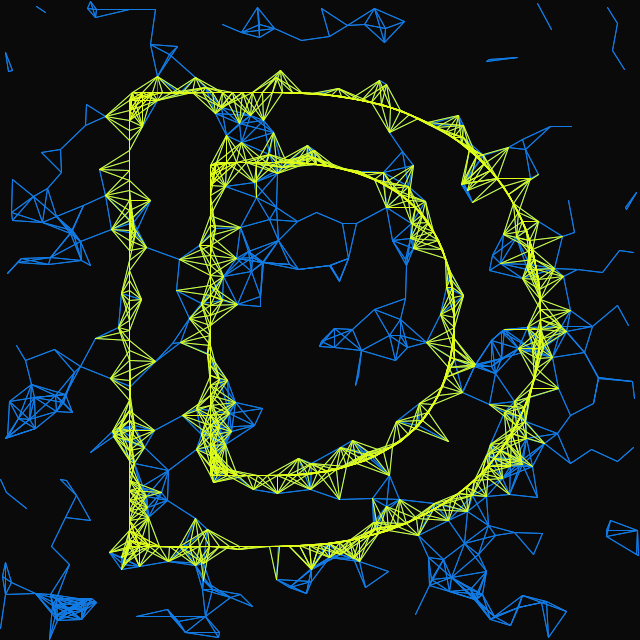
Frame 1 (no input)
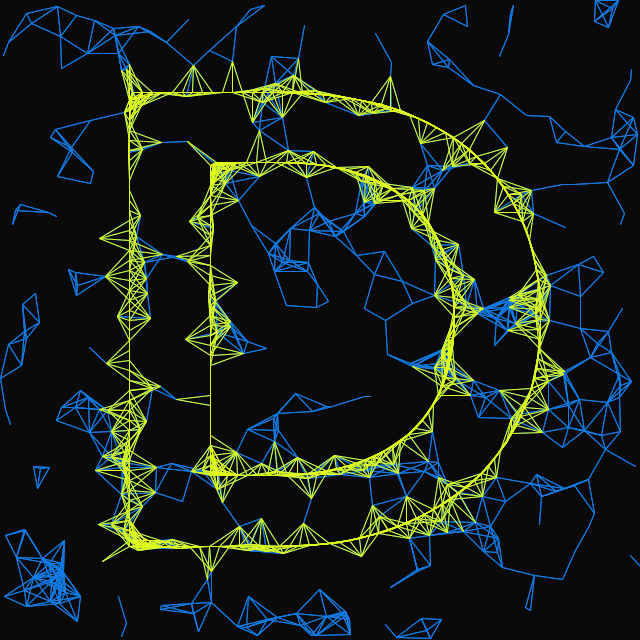
Frame 60 (the mouse pressed at the canvas centre just before this capture)
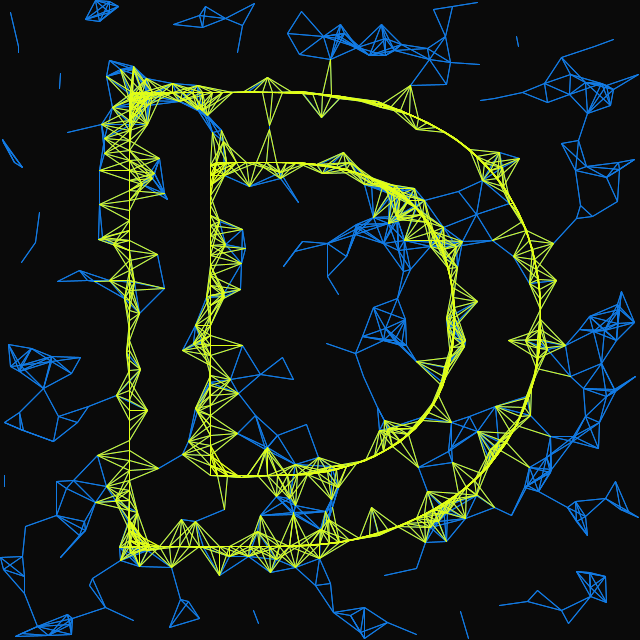
Frame 120 (the mouse held since frame 60 and released just before this capture)

The Processing sketch that drew these frames (run headless with seeded random() and noise(); from frame 60 on, the mouse is pressed at the canvas centre):

// Processing sketch: connecting_dots
// ── connecting_dots.pde
// based on https://www.instagram.com/p/BlNh5pYFRoq/

ArrayList<Blip> blips;
ArrayList<PVector> letter_points;

void setup() {
	blips = new ArrayList<Blip>();
	
	size(640, 640);
	
	// moving blips
	for(int i = 0; i < 450; i++) {
		Blip blippy = new Blip();
		blippy.setAcceleration(new PVector(random(-1, 1), random(-1, 1)));
		
		blips.add( blippy );
	}
	
	// Letter
	letter_points = new ArrayList<PVector>();
	
	letter_points.add(new PVector(49.92733436584472,0));
	letter_points.add(new PVector(59.92321573769907,0));
	letter_points.add(new PVector(69.92013312096475,0));
	letter_points.add(new PVector(79.9231842791359,0));
	letter_points.add(new PVector(89.91264299012488,0));
	letter_points.add(new PVector(99.9218610338308,0));
	letter_points.add(new PVector(109.92200226540939,0));
	letter_points.add(new PVector(119.91173835754394,0));
	letter_points.add(new PVector(129.91644609034296,0));
	letter_points.add(new PVector(139.92563886554913,0));
	letter_points.add(new PVector(149.91476028198144,0));
	letter_points.add(new PVector(159.92544161540224,0));
	letter_points.add(new PVector(169.91995214864613,0));
	letter_points.add(new PVector(179.91935117816553,0));
	letter_points.add(new PVector(189.9289579241909,0));
	letter_points.add(new PVector(199.9267153977044,0));
	letter_points.add(new PVector(209.9127637577057,0));
	letter_points.add(new PVector(219.9292025943361,-0.14125804342736956));
	letter_points.add(new PVector(229.90687423609197,-0.6015195295214653));
	letter_points.add(new PVector(239.87767178991058,-1.3811967854847171));
	letter_points.add(new PVector(249.81175165929497,-2.4786924113921125));
	letter_points.add(new PVector(259.7234383513883,-3.897913047694601));
	letter_points.add(new PVector(269.56172396128545,-5.634389804115635));
	letter_points.add(new PVector(279.35222601473333,-7.696560451984406));
	letter_points.add(new PVector(289.05528732615176,-10.08164179638494));
	letter_points.add(new PVector(298.6746151929442,-12.796709186621012));
	letter_points.add(new PVector(308.21317220173,-15.851772810853436));
	letter_points.add(new PVector(317.6105645948562,-19.2361542750994));
	letter_points.add(new PVector(326.8904107585084,-22.967773340307176));
	letter_points.add(new PVector(336.0135060147573,-27.042367462752736));
	letter_points.add(new PVector(344.98130184700466,-31.473007903817926));
	letter_points.add(new PVector(353.76467751400816,-36.25942852882487));
	letter_points.add(new PVector(362.3352488250192,-41.399833333902066));
	letter_points.add(new PVector(370.68373256097266,-46.90340741445834));
	letter_points.add(new PVector(378.78211305706645,-52.767589010274975));
	letter_points.add(new PVector(386.6119659762583,-58.995300042644956));
	letter_points.add(new PVector(394.1385455231233,-65.57450006123109));
	letter_points.add(new PVector(401.3455058600346,-72.50566059533972));
	letter_points.add(new PVector(408.20928832843134,-79.78092236311285));
	letter_points.add(new PVector(414.7081046798661,-87.39074789322156));
	letter_points.add(new PVector(420.80878203319895,-95.30566801618261));
	letter_points.add(new PVector(426.5086112859101,-103.52934207648039));
	letter_points.add(new PVector(431.77479539967146,-112.01731221120805));
	letter_points.add(new PVector(436.60919061488323,-120.77025496200885));
	letter_points.add(new PVector(440.99310578942897,-129.74742527356662));
	letter_points.add(new PVector(444.9321475675686,-138.94781598605275));
	letter_points.add(new PVector(448.4151434623997,-148.32580764928366));
	letter_points.add(new PVector(451.4411848305525,-157.84297831732488));
	letter_points.add(new PVector(454.02635014329877,-167.5071986947587));
	letter_points.add(new PVector(456.1737904836032,-177.27866323803028));
	letter_points.add(new PVector(457.89360444371715,-187.12771636727388));
	letter_points.add(new PVector(459.20032662479355,-197.03683820955825));
	letter_points.add(new PVector(460.1093530792685,-206.98871126763055));
	letter_points.add(new PVector(460.6373474288722,-216.98042627372817));
	letter_points.add(new PVector(460.79973154923545,-226.9805883121854));
	letter_points.add(new PVector(460.631959217461,-236.98146357986582));
	letter_points.add(new PVector(460.1427113771629,-246.96601511706046));
	letter_points.add(new PVector(459.3136902544648,-256.9301383714378));
	letter_points.add(new PVector(458.12716134734455,-266.85404080733656));
	letter_points.add(new PVector(456.56121561028414,-276.7447286437755));
	letter_points.add(new PVector(454.6052289298539,-286.54061042026404));
	letter_points.add(new PVector(452.2349855240835,-296.2606979032597));
	letter_points.add(new PVector(449.44060304833806,-305.85812786552884));
	letter_points.add(new PVector(446.20838915987275,-315.31298036793044));
	letter_points.add(new PVector(442.52098788516344,-324.61660082823624));
	letter_points.add(new PVector(438.3812135359667,-333.71578588807984));
	letter_points.add(new PVector(433.7816087426418,-342.59382138478367));
	letter_points.add(new PVector(428.7281403366383,-351.2146978910454));
	letter_points.add(new PVector(423.2185004214465,-359.56502851693193));
	letter_points.add(new PVector(417.27238231641115,-367.6052396773218));
	letter_points.add(new PVector(410.900945725498,-375.3184120324231));
	letter_points.add(new PVector(404.13333923338797,-382.6739862888144));
	letter_points.add(new PVector(396.9880280733276,-389.66210822847586));
	letter_points.add(new PVector(389.4856291490399,-396.27498897394435));
	letter_points.add(new PVector(381.66610763022544,-402.49373359086724));
	letter_points.add(new PVector(373.5376775072822,-408.329391127321));
	letter_points.add(new PVector(365.14472868112136,-413.76859826505216));
	letter_points.add(new PVector(356.5065528632484,-418.8190037002522));
	letter_points.add(new PVector(347.6619426859077,-423.4785134519823));
	letter_points.add(new PVector(338.6314721080439,-427.7571820396255));
	letter_points.add(new PVector(329.435462165159,-431.6649595706849));
	letter_points.add(new PVector(320.0733286577463,-435.2190887439251));
	letter_points.add(new PVector(310.6058979675018,-438.4137735296679));
	letter_points.add(new PVector(301.03242863579874,-441.2668143567073));
	letter_points.add(new PVector(291.3508129066766,-443.7929593172108));
	letter_points.add(new PVector(281.60120479188856,-445.9950471027196));
	letter_points.add(new PVector(271.78081551675206,-447.88630323746736));
	letter_points.add(new PVector(261.908069418309,-449.4740325246868));
	letter_points.add(new PVector(251.97949785239996,-450.7680684922636));
	letter_points.add(new PVector(242.03539044463656,-451.7719264347176));
	letter_points.add(new PVector(232.07241411384064,-452.4942410668617));
	letter_points.add(new PVector(222.06569779550847,-452.94192227977413));
	letter_points.add(new PVector(212.07830279288697,-453.1169113250845));
	letter_points.add(new PVector(202.0790764138079,-453.12));
	letter_points.add(new PVector(192.0737629575864,-453.11999999999995));
	letter_points.add(new PVector(182.0721021998115,-453.11999999999995));
	letter_points.add(new PVector(172.08271752357484,-453.12));
	letter_points.add(new PVector(162.0767316461631,-453.12));
	letter_points.add(new PVector(152.0824276149529,-453.12));
	letter_points.add(new PVector(142.08474601998924,-453.12));
	letter_points.add(new PVector(132.07823622926867,-453.12));
	letter_points.add(new PVector(122.07544653655961,-453.12));
	letter_points.add(new PVector(112.07071779067832,-453.12));
	letter_points.add(new PVector(102.07520453453063,-453.12));
	letter_points.add(new PVector(92.0737840156816,-453.12));
	letter_points.add(new PVector(82.06589975347043,-453.12));
	letter_points.add(new PVector(72.0665994568239,-453.12));
	letter_points.add(new PVector(62.07644334856654,-453.12));
	letter_points.add(new PVector(52.0693833065033,-453.12));
	letter_points.add(new PVector(49.92,-445.2791389436927));
	letter_points.add(new PVector(49.92,-435.26999009856604));
	letter_points.add(new PVector(49.92,-425.2663017847866));
	letter_points.add(new PVector(49.92,-415.2666083908081));
	letter_points.add(new PVector(49.92,-405.2711162120104));
	letter_points.add(new PVector(49.919999999999995,-395.27179205417633));
	letter_points.add(new PVector(49.92,-385.2833577346802));
	letter_points.add(new PVector(49.92,-375.2742145601132));
	letter_points.add(new PVector(49.919999999999995,-365.2838564876374));
	letter_points.add(new PVector(49.92000000000001,-355.27047181988326));
	letter_points.add(new PVector(49.919999999999995,-345.26998599939634));
	letter_points.add(new PVector(49.92,-335.2693743537202));
	letter_points.add(new PVector(49.919999999999995,-325.27975427996716));
	letter_points.add(new PVector(49.919999999999995,-315.2657492067774));
	letter_points.add(new PVector(49.92,-305.2806233239938));
	letter_points.add(new PVector(49.92,-295.2767124509811));
	letter_points.add(new PVector(49.92,-285.28010842678134));
	letter_points.add(new PVector(49.92,-275.2745618863746));
	letter_points.add(new PVector(49.92,-265.2818173757901));
	letter_points.add(new PVector(49.92,-255.2812812168617));
	letter_points.add(new PVector(49.92,-245.27123014540774));
	letter_points.add(new PVector(49.92,-235.2698104735371));
	letter_points.add(new PVector(49.92,-225.27399051358807));
	letter_points.add(new PVector(49.919999999999995,-215.2803965806961));
	letter_points.add(new PVector(49.92,-205.2650128643308));
	letter_points.add(new PVector(49.92,-195.26627962789163));
	letter_points.add(new PVector(49.92000000000001,-185.28168011963368));
	letter_points.add(new PVector(49.92,-175.26906897216105));
	letter_points.add(new PVector(49.92000000000001,-165.26946788283996));
	letter_points.add(new PVector(49.92,-155.2646536437061));
	letter_points.add(new PVector(49.92,-145.27870390675847));
	letter_points.add(new PVector(49.92,-135.27966932403083));
	letter_points.add(new PVector(49.92,-125.27931950821657));
	letter_points.add(new PVector(49.92,-115.27528862648717));
	letter_points.add(new PVector(49.92,-105.2720506231708));
	letter_points.add(new PVector(49.92,-95.26497749984264));
	letter_points.add(new PVector(49.92,-85.2782979747218));
	letter_points.add(new PVector(49.92,-75.26855129742063));
	letter_points.add(new PVector(49.92,-65.2828480605036));
	letter_points.add(new PVector(49.92,-55.278106711925936));
	letter_points.add(new PVector(49.92,-45.27310266725647));
	letter_points.add(new PVector(49.92,-35.272622764930134));
	letter_points.add(new PVector(49.92,-25.271457643689352));
	letter_points.add(new PVector(49.92,-15.270654489174484));
	letter_points.add(new PVector(49.92,-5.265196652328595));
	letter_points.add(new PVector(130.56,-70.40358419418337));
	letter_points.add(new PVector(130.56,-80.39093639403582));
	letter_points.add(new PVector(130.56,-90.40431877288502));
	letter_points.add(new PVector(130.56,-100.39822354335338));
	letter_points.add(new PVector(130.55999999999997,-110.39631825073157));
	letter_points.add(new PVector(130.56,-120.39422149157618));
	letter_points.add(new PVector(130.56,-130.40153915528208));
	letter_points.add(new PVector(130.56,-140.39982116785214));
	letter_points.add(new PVector(130.56,-150.3967320210999));
	letter_points.add(new PVector(130.56,-160.39643256753624));
	letter_points.add(new PVector(130.56,-170.40631200953794));
	letter_points.add(new PVector(130.56,-180.39870850575716));
	letter_points.add(new PVector(130.56,-190.39903327345127));
	letter_points.add(new PVector(130.56,-200.40100209867632));
	letter_points.add(new PVector(130.56,-210.40408779561986));
	letter_points.add(new PVector(130.56,-220.39740622799437));
	letter_points.add(new PVector(130.56,-230.40107184756235));
	letter_points.add(new PVector(130.56,-240.39315028283744));
	letter_points.add(new PVector(130.56,-250.40850112204498));
	letter_points.add(new PVector(130.56,-260.3946231106296));
	letter_points.add(new PVector(130.56,-270.39525275619235));
	letter_points.add(new PVector(130.56,-280.3921379871899));
	letter_points.add(new PVector(130.56,-290.4007697947509));
	letter_points.add(new PVector(130.56,-300.3986381835275));
	letter_points.add(new PVector(130.56,-310.4004499513976));
	letter_points.add(new PVector(130.56,-320.3967013532994));
	letter_points.add(new PVector(130.56,-330.4020682374248));
	letter_points.add(new PVector(130.56,-340.395263671875));
	letter_points.add(new PVector(130.56,-350.4021198969567));
	letter_points.add(new PVector(130.56,-360.3969212670112));
	letter_points.add(new PVector(130.56,-370.3991269345628));
	letter_points.add(new PVector(130.56,-380.396934135817));
	letter_points.add(new PVector(136.957779817041,-384));
	letter_points.add(new PVector(146.9559869094193,-384));
	letter_points.add(new PVector(156.96249364367918,-384));
	letter_points.add(new PVector(166.96257117971777,-384));
	letter_points.add(new PVector(176.95770850539208,-384));
	letter_points.add(new PVector(186.96315742492675,-384));
	letter_points.add(new PVector(196.95849801063537,-384));
	letter_points.add(new PVector(206.96742450027494,-383.88482457936624));
	letter_points.add(new PVector(216.95114951475205,-383.4853350719636));
	letter_points.add(new PVector(226.92592147820392,-382.77563357772186));
	letter_points.add(new PVector(236.86876600384713,-381.7291694766283));
	letter_points.add(new PVector(246.77220635541977,-380.3150710541634));
	letter_points.add(new PVector(256.6126611328125,-378.50079345703125));
	letter_points.add(new PVector(266.3504195429656,-376.25461769898203));
	letter_points.add(new PVector(275.974129654679,-373.5352610629506));
	letter_points.add(new PVector(285.4263035916723,-370.31060297087765));
	letter_points.add(new PVector(294.6909282530626,-366.532359092791));
	letter_points.add(new PVector(303.693888183379,-362.1723805787867));
	letter_points.add(new PVector(312.3635728789866,-357.20845224894583));
	letter_points.add(new PVector(320.65635453080756,-351.60750350265766));
	letter_points.add(new PVector(328.4711041223444,-345.3855896605644));
	letter_points.add(new PVector(335.753113616074,-338.54670523750247));
	letter_points.add(new PVector(342.4553918896616,-331.10445754788816));
	letter_points.add(new PVector(348.49420395699946,-323.1480856103044));
	letter_points.add(new PVector(353.86200310351563,-314.7145688873681));
	letter_points.add(new PVector(358.5441818138701,-305.8783403526724));
	letter_points.add(new PVector(362.5474151964926,-296.7130109531088));
	letter_points.add(new PVector(365.8896644970504,-287.30298758986623));
	letter_points.add(new PVector(368.618421085272,-277.66871043750086));
	letter_points.add(new PVector(370.7583778146925,-267.9212186111581));
	letter_points.add(new PVector(372.3674690972572,-258.0403435267147));
	letter_points.add(new PVector(373.48159180054444,-248.09805158668198));
	letter_points.add(new PVector(374.143927568479,-238.12523785180994));
	letter_points.add(new PVector(374.3954579226324,-228.12509797344566));
	letter_points.add(new PVector(374.24814102025204,-218.13147769696383));
	letter_points.add(new PVector(373.65307751477474,-208.1572476740752));
	letter_points.add(new PVector(372.5682424148967,-198.21062478858673));
	letter_points.add(new PVector(370.9534732818604,-188.33855556488038));
	letter_points.add(new PVector(368.7705928701148,-178.58799882970183));
	letter_points.add(new PVector(365.978316273611,-168.98879585299656));
	letter_points.add(new PVector(362.54095331534745,-159.59021545030177));
	letter_points.add(new PVector(358.44838588450307,-150.4856048785937));
	letter_points.add(new PVector(353.67211403830237,-141.6997027135761));
	letter_points.add(new PVector(348.22076009244284,-133.311599459625));
	letter_points.add(new PVector(342.11754042566986,-125.38689745162498));
	letter_points.add(new PVector(335.4102245969349,-117.98866634774372));
	letter_points.add(new PVector(328.1278240479366,-111.1330370510032));
	letter_points.add(new PVector(320.34139470281775,-104.8581780631945));
	letter_points.add(new PVector(312.121793960059,-99.17834435098355));
	letter_points.add(new PVector(303.5213297402859,-94.08207813799382));
	letter_points.add(new PVector(294.5946138638444,-89.55439156140201));
	letter_points.add(new PVector(285.4263035916723,-85.58839513137006));
	letter_points.add(new PVector(276.03228318579727,-82.14380626398489));
	letter_points.add(new PVector(266.4839259830676,-79.20361898452975));
	letter_points.add(new PVector(256.7934837255813,-76.7317998676654));
	letter_points.add(new PVector(247.00085037392796,-74.70400220892276));
	letter_points.add(new PVector(237.12984894765043,-73.09407911026226));
	letter_points.add(new PVector(227.20336733194065,-71.87864551971667));
	letter_points.add(new PVector(217.2439492154424,-71.03676378011588));
	letter_points.add(new PVector(207.25903438677864,-70.54915312365061));
	letter_points.add(new PVector(197.2577268218994,-70.4));
	letter_points.add(new PVector(187.25999999999996,-70.4));
	letter_points.add(new PVector(177.25551081759855,-70.4));
	letter_points.add(new PVector(167.25686895981434,-70.4));
	letter_points.add(new PVector(157.26401606038212,-70.4));
	letter_points.add(new PVector(147.25757847189905,-70.4));
	letter_points.add(new PVector(137.24907165527344,-70.4));
	/*
	letter_points.add(new PVector(33.45131402511597,0));
	letter_points.add(new PVector(43.45110405775701,0));
	letter_points.add(new PVector(53.438314098644256,0));
	letter_points.add(new PVector(63.44490055608114,0));
	letter_points.add(new PVector(73.4469048743263,0));
	letter_points.add(new PVector(83.44041902259904,0));
	letter_points.add(new PVector(93.43680837587323,0));
	letter_points.add(new PVector(103.45076204004621,0));
	letter_points.add(new PVector(113.44548598627715,0));
	letter_points.add(new PVector(123.45309607391115,0));
	letter_points.add(new PVector(133.44259023396725,0));
	letter_points.add(new PVector(143.44541663444488,-0.013511578385863686));
	letter_points.add(new PVector(153.43695496417692,-0.3665583554937796));
	letter_points.add(new PVector(163.39664844615837,-1.1953810337611008));
	letter_points.add(new PVector(173.3117718160961,-2.50054506160277));
	letter_points.add(new PVector(183.15613885289363,-4.285144817777351));
	letter_points.add(new PVector(192.88964000490915,-6.551303705440834));
	letter_points.add(new PVector(202.50127072916115,-9.309991022469477));
	letter_points.add(new PVector(211.9507333603398,-12.567597588031367));
	letter_points.add(new PVector(221.2249087156468,-16.34247393382215));
	letter_points.add(new PVector(230.2547528280735,-20.632120671272276));
	letter_points.add(new PVector(239.01234983787344,-25.45051406288534));
	letter_points.add(new PVector(247.45549869382546,-30.80646872149937));
	letter_points.add(new PVector(255.52998149184745,-36.69974131524768));
	letter_points.add(new PVector(263.18376097707005,-43.12691029200987));
	letter_points.add(new PVector(270.36758154384427,-50.08128580598117));
	letter_points.add(new PVector(277.02598328588203,-57.541270123398675));
	letter_points.add(new PVector(283.1106530199288,-65.47856163687162));
	letter_points.add(new PVector(288.5735389810086,-73.84489115430961));
	letter_points.add(new PVector(293.39333302020555,-82.6099993990954));
	letter_points.add(new PVector(297.54293476133915,-91.710546830431));
	letter_points.add(new PVector(301.0147473435047,-101.08906625357531));
	letter_points.add(new PVector(303.8123016337961,-110.68181045562942));
	letter_points.add(new PVector(305.9536373596847,-120.4362287078619));
	letter_points.add(new PVector(307.4684551893941,-130.33300332138353));
	letter_points.add(new PVector(308.3807318783014,-140.2816693043243));
	letter_points.add(new PVector(308.7300044025154,-150.28053221173226));
	letter_points.add(new PVector(308.56917406005516,-160.2758899286994));
	letter_points.add(new PVector(307.92118804245047,-170.25570644394395));
	letter_points.add(new PVector(306.7469119003843,-180.18265846358025));
	letter_points.add(new PVector(305.0046839737033,-190.03019573662647));
	letter_points.add(new PVector(302.65609014110777,-199.75133074916468));
	letter_points.add(new PVector(299.6711887812377,-209.28323071112996));
	letter_points.add(new PVector(296.01420327986125,-218.59661750598306));
	letter_points.add(new PVector(291.6790546959246,-227.60318921249655));
	letter_points.add(new PVector(286.6580986769511,-236.25245609989187));
	letter_points.add(new PVector(280.97866882713834,-244.46240757919045));
	letter_points.add(new PVector(274.64593067320817,-252.21147175512124));
	letter_points.add(new PVector(267.72194217458144,-259.42816547023693));
	letter_points.add(new PVector(260.26407056490405,-266.07891917523887));
	letter_points.add(new PVector(252.31613896608116,-272.1585242394022));
	letter_points.add(new PVector(243.9633693176401,-277.64315275399144));
	letter_points.add(new PVector(235.24863072427243,-282.5498012803381));
	letter_points.add(new PVector(226.24155233709158,-286.8835957327932));
	letter_points.add(new PVector(216.9872263905339,-290.66620302330404));
	letter_points.add(new PVector(207.52999471707344,-293.91898146886825));
	letter_points.add(new PVector(197.9134541810727,-296.6629829459241));
	letter_points.add(new PVector(188.18046209669808,-298.91895503842295));
	letter_points.add(new PVector(178.3439270139774,-300.7119811537661));
	letter_points.add(new PVector(168.4302008769103,-302.05999414211135));
	letter_points.add(new PVector(158.4803011176435,-302.9773813425401));
	letter_points.add(new PVector(148.49177823136972,-303.47998455930053));
	letter_points.add(new PVector(138.49450376837999,-303.5904));
	letter_points.add(new PVector(128.49173766399196,-303.5904));
	letter_points.add(new PVector(118.49628255562784,-303.59040000000005));
	letter_points.add(new PVector(108.49093295469284,-303.59040000000005));
	letter_points.add(new PVector(98.49881027947981,-303.5904));
	letter_points.add(new PVector(88.48256683861335,-303.5904));
	letter_points.add(new PVector(78.4865536780331,-303.5904));
	letter_points.add(new PVector(68.4833580246479,-303.5904));
	letter_points.add(new PVector(58.49385976113423,-303.5904));
	letter_points.add(new PVector(48.496688203100305,-303.5904));
	letter_points.add(new PVector(38.49320162553788,-303.5904));
	letter_points.add(new PVector(33.4464,-298.6367194276392));
	letter_points.add(new PVector(33.446400000000004,-288.63885655336975));
	letter_points.add(new PVector(33.446400000000004,-278.6334615082218));
	letter_points.add(new PVector(33.446400000000004,-268.63509121178004));
	letter_points.add(new PVector(33.446400000000004,-258.63124046289323));
	letter_points.add(new PVector(33.446400000000004,-248.6344561775805));
	letter_points.add(new PVector(33.446400000000004,-238.62564155546102));
	letter_points.add(new PVector(33.446400000000004,-228.64298156211152));
	letter_points.add(new PVector(33.44640000000001,-218.63247959961492));
	letter_points.add(new PVector(33.446400000000004,-208.625403176389));
	letter_points.add(new PVector(33.446400000000004,-198.63353465671491));
	letter_points.add(new PVector(33.446400000000004,-188.62653501341924));
	letter_points.add(new PVector(33.446400000000004,-178.62989447988502));
	letter_points.add(new PVector(33.446400000000004,-168.63560423746986));
	letter_points.add(new PVector(33.44640000000001,-158.63059944281645));
	letter_points.add(new PVector(33.4464,-148.62682797491652));
	letter_points.add(new PVector(33.446400000000004,-138.63529475686988));
	letter_points.add(new PVector(33.446400000000004,-128.6396353717111));
	letter_points.add(new PVector(33.446400000000004,-118.62593061380787));
	letter_points.add(new PVector(33.446400000000004,-108.63850680386646));
	letter_points.add(new PVector(33.446400000000004,-98.63264896778044));
	letter_points.add(new PVector(33.446400000000004,-88.62702935600281));
	letter_points.add(new PVector(33.446400000000004,-78.62628062691735));
	letter_points.add(new PVector(33.446400000000004,-68.62858321705396));
	letter_points.add(new PVector(33.446400000000004,-58.625204490885885));
	letter_points.add(new PVector(33.446400000000004,-48.62970238887952));
	letter_points.add(new PVector(33.446400000000004,-38.64254960471028));
	letter_points.add(new PVector(33.446400000000004,-28.629371826676277));
	letter_points.add(new PVector(33.446400000000004,-18.633490753150486));
	letter_points.add(new PVector(33.446400000000004,-8.637114916444569));
	letter_points.add(new PVector(87.47520000000002,-47.17759311676026));
	letter_points.add(new PVector(87.47519999999999,-57.16078756082058));
	letter_points.add(new PVector(87.47519999999999,-67.1717248946149));
	letter_points.add(new PVector(87.47519999999999,-77.16027885596453));
	letter_points.add(new PVector(87.4752,-87.1675348632183));
	letter_points.add(new PVector(87.47519999999999,-97.16144815525227));
	letter_points.add(new PVector(87.4752,-107.16674242846855));
	letter_points.add(new PVector(87.4752,-117.16875361477143));
	letter_points.add(new PVector(87.47519999999999,-127.16423881315511));
	letter_points.add(new PVector(87.4752,-137.1697024286418));
	letter_points.add(new PVector(87.4752,-147.1665838572361));
	letter_points.add(new PVector(87.4752,-157.16611444182826));
	letter_points.add(new PVector(87.4752,-167.16393134450888));
	letter_points.add(new PVector(87.4752,-177.17129918577336));
	letter_points.add(new PVector(87.4752,-187.16972101370993));
	letter_points.add(new PVector(87.4752,-197.17582044899814));
	letter_points.add(new PVector(87.4752,-207.16986592463826));
	letter_points.add(new PVector(87.4752,-217.1720105558748));
	letter_points.add(new PVector(87.4752,-227.17607323455815));
	letter_points.add(new PVector(87.4752,-237.16929155625402));
	letter_points.add(new PVector(87.4752,-247.1635787099258));
	letter_points.add(new PVector(87.4752,-257.1632513933182));
	letter_points.add(new PVector(97.35590787191391,-257.28000000000003));
	letter_points.add(new PVector(107.35444227905273,-257.28000000000003));
	letter_points.add(new PVector(117.36593578359839,-257.28000000000003));
	letter_points.add(new PVector(127.3563109398678,-257.28000000000003));
	letter_points.add(new PVector(137.37341622818616,-257.23208030272195));
	letter_points.add(new PVector(147.350475110502,-256.8159795861089));
	letter_points.add(new PVector(157.32239786247854,-255.92347966983598));
	letter_points.add(new PVector(167.20392706781988,-254.4960363873621));
	letter_points.add(new PVector(176.99070396273584,-252.45639762058187));
	letter_points.add(new PVector(186.61188656223845,-249.7239621454194));
	letter_points.add(new PVector(195.9716651273081,-246.21726091226571));
	letter_points.add(new PVector(204.96977583111152,-241.85150763663646));
	letter_points.add(new PVector(213.45212147753185,-236.57320920073818));
	letter_points.add(new PVector(221.27632500764116,-230.34979839543024));
	letter_points.add(new PVector(228.27657675016712,-223.22066187739807));
	letter_points.add(new PVector(234.33537829468764,-215.2710621195976));
	letter_points.add(new PVector(239.3820582214237,-206.64101839866845));
	letter_points.add(new PVector(243.40592703561083,-197.5046113083206));
	letter_points.add(new PVector(246.4685991184904,-187.98463085085086));
	letter_points.add(new PVector(248.64473414304985,-178.226422290239));
	letter_points.add(new PVector(250.03129848264757,-168.32936400869306));
	letter_points.add(new PVector(250.72574961212186,-158.3550318954385));
	letter_points.add(new PVector(250.810538560389,-148.35150732117071));
	letter_points.add(new PVector(250.25051381434912,-138.3586424788394));
	letter_points.add(new PVector(248.9525948862349,-128.45402749266427));
	letter_points.add(new PVector(246.82377027032882,-118.68744548520381));
	letter_points.add(new PVector(243.77986470231863,-109.16721383524313));
	letter_points.add(new PVector(239.75666861044317,-100.0199772454165));
	letter_points.add(new PVector(234.72131334854367,-91.37930210265517));
	letter_points.add(new PVector(228.70929425950763,-83.40583917211083));
	letter_points.add(new PVector(221.78751086800347,-76.2016763777365));
	letter_points.add(new PVector(214.07476537344178,-69.8450302691314));
	letter_points.add(new PVector(205.70709340791072,-64.36296393308206));
	letter_points.add(new PVector(196.84284694167556,-59.75233082366211));
	letter_points.add(new PVector(187.59751367586853,-55.96268054841161));
	letter_points.add(new PVector(178.06691345538889,-52.93337842699205));
	letter_points.add(new PVector(168.34358392736846,-50.60557547100876));
	letter_points.add(new PVector(158.4756613803413,-48.916420233294495));
	letter_points.add(new PVector(148.5488029826626,-47.817565621260556));
	letter_points.add(new PVector(138.56535748282673,-47.25873281766772));
	letter_points.add(new PVector(128.5627497898087,-47.168));
	letter_points.add(new PVector(118.5616646986127,-47.168));
	letter_points.add(new PVector(108.5700412817493,-47.168));
	letter_points.add(new PVector(98.56140513521602,-47.168));
	letter_points.add(new PVector(88.56584997285604,-47.16799999999999));
	*/
	for(int i = 0; i < letter_points.size(); i++) {
		PVector letter_pt = letter_points.get(i);
		
		Blip blippy = new Blip(
			(letter_pt.x + (width / 2) - 240),
			(letter_pt.y + (height / 2) + 226)
		);
		blippy.stopAcceleration();
		
		blips.add( blippy );
	}
}

void draw() {
	background(10);
	
	for(int i = 0; i < blips.size(); i++) {
		Blip blip = blips.get(i);
		
		blip.update();
	}
	
	for(int i = 0; i < blips.size(); i++) {
		Blip blip = blips.get(i);
		
		blip.countNeighbors(blips);
		blip.drawLines();
	}
	
	//for(int i = 0; i < blips.size(); i++) {
	//	Blip blip = blips.get(i);
	//	
	//	blip.draw();
	//}
}
// ── Blip.pde
class Blip {
	PVector location;
	PVector velocity;
	PVector acceleration;
	String uniq_id;
	float maxDist = 36.0;
	boolean invisible = false;
	
	int num_neighbors;
	ArrayList<PVector> neighbors;
	
	Blip() {
		location = new PVector(random(0, width), random(0, height));
		
		init();
	}
	
	Blip(float x_, float y_) {
		location = new PVector(x_, y_);
		
		init();
	}
	
	void init() {
		velocity = new PVector(0, 0);
		acceleration = PVector.random2D();
		acceleration.mult(0.3);
		
		genRandID();
		
		neighbors = new ArrayList<PVector>();
	}
	
	void genRandID() {
		uniq_id = "" + char( int( random(33,126) ) ) + char( int( random(33,126) ) ) + char( int( random(33,126) ) ) + char( int( random(33,126) ) ) + char( int( random(33,126) ) ) + char( int( random(33,126) ) );
	}
	
	void stopAcceleration() {
		acceleration.set(0, 0);
		invisible = true;
	}
	
	void setAcceleration(PVector vel_) {
		acceleration = vel_.copy();
	}
	
	void setAcceleration(float x_, float y_) {
		acceleration.set(x_, y_);
	}
	
	void update() {
		// movement
		velocity.add(acceleration);
		velocity.limit(1);
		
		location.add(velocity);
		
		if(location.x > width) {
			location.x -= width;
		} else if(location.x < 0) {
			location.x += width;
		}
		
		if(location.y > height) {
			location.y -= height;
		} else if(location.y < 0) {
			location.y += height;
		}
	}
	
	void countNeighbors(ArrayList<Blip> neighbors_) {
		for(int i = 0; i < neighbors_.size(); i++) {
			Blip other_blip = neighbors_.get(i);
			
			if(uniq_id.equals(other_blip.uniq_id)) {
				continue;
			}
			
			float distance = dist(
				location.x,
				location.y,
				other_blip.location.x,
				other_blip.location.y
			);
			
			if(distance <= maxDist) {
				PVector other_loc = other_blip.location.copy();
				
				neighbors.add(other_loc);
			}
		}
	}
	
	void drawLines() {
		pushMatrix();
		pushStyle();
		
		noFill();
		
		if(invisible) {
			stroke(color(225,255,23));
		} else {
			stroke(color(18,123,229));
		}
		
		num_neighbors = 0;
		
		// lines
		if(neighbors.size() > 0) {
			for(int i = (neighbors.size() - 1); i >= 0; i--) {
				PVector other_loc = neighbors.get(i);
				
				line(
					location.x,
					location.y,
					other_loc.x,
					other_loc.y
				);
				
				neighbors.remove(i);
				
				num_neighbors++;
			}
		}
		
		popStyle();
		popMatrix();
	}
	
	void draw() {
		if(invisible) {
			return;
		}
		
		// dot
		pushMatrix();
		pushStyle();
		
		float radius = (1.0 + num_neighbors);
		
		fill(color(225,255,23));
		noStroke();
		
		ellipse(location.x, location.y, radius, radius);
		
		popStyle();
		popMatrix();
	}
}
